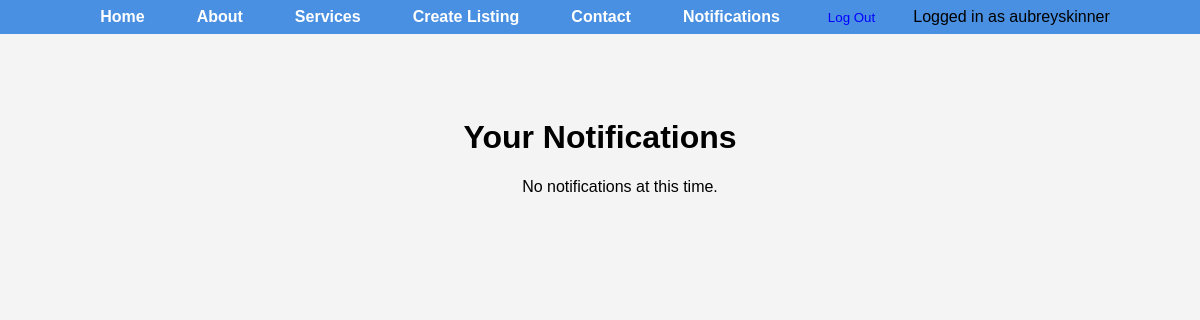
Page /notifications/ (signed in) on the earlier database version.
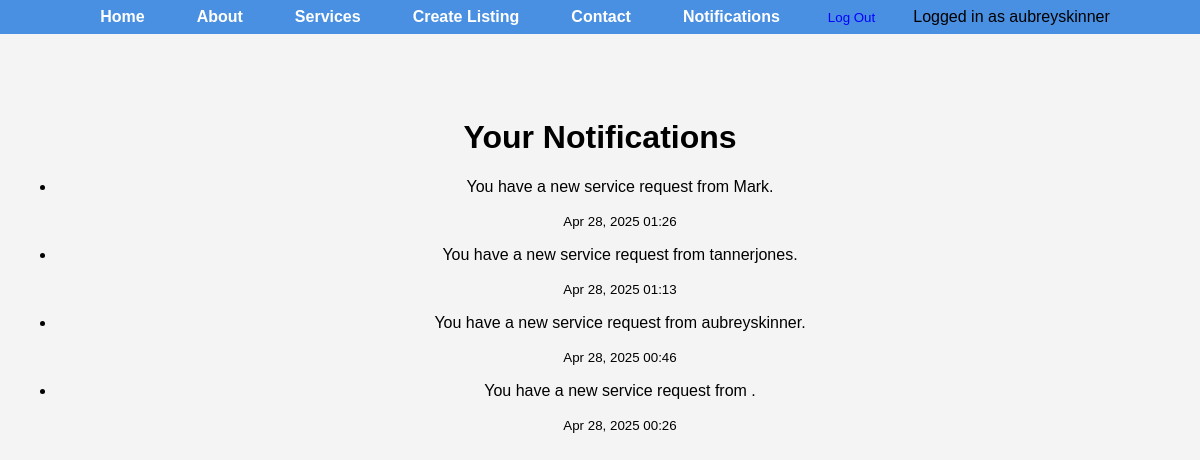
Same page on the later database version.
### core/models.py (models this page shows, shortened)
class Notification(models.Model):
    user       = models.ForeignKey(User, on_delete=models.CASCADE)
    message    = models.TextField()
    timestamp  = models.DateTimeField(auto_now_add=True)
    is_read    = models.BooleanField(default=False)

### core/views.py (the view)
# urls.py: path('notifications/', views.notification_page, name='notifications'),
@login_required
def notification_page(request):
    qs = Notification.objects.filter(user=request.user).order_by('-timestamp')
    qs.filter(is_read=False).update(is_read=True)
    return render(request, 'notifications.html', {'notifications': qs})

### templates/notifications.html (shortened to what this page needs)
{% extends "base.html" %}
{% block content %}
  <div class="home-content">
    <h1>Your Notifications</h1>
    <ul class="notification-list">
      {% for note in notifications %}
        <li class="{% if not note.is_read %}unread{% endif %}">
          <p>{{ note.message }}</p>
          <small>{{ note.timestamp|date:"M d, Y H:i" }}</small>
        </li>
      {% empty %}
        <p>No notifications at this time.</p>
      {% endfor %}
    </ul>
  </div>
{% endblock %}

Differences in the rows shown:
added Notification: message "You have a new service request from Mark.", timestamp "Apr 28, 2025 01:26"
added Notification: message "You have a new service request from tannerjones.", timestamp "Apr 28, 2025 01:13"
added Notification: message "You have a new service request from aubreyskinner.", timestamp "Apr 28, 2025 00:46"
added Notification: message "You have a new service request from .", timestamp "Apr 28, 2025 00:26"
Other differences:
text no longer shown: "No notifications at this time."
